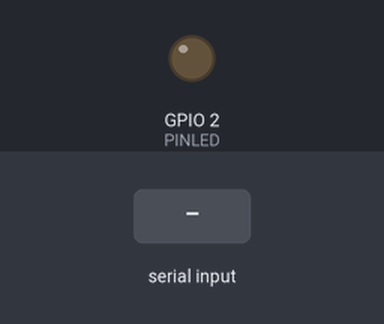
Recording of a sketch running on a simulated ESP32. On the bench: output pins drawn as LEDs (lit = HIGH). The test bench sets the inputs (shaded band). Nothing arrives over Bluetooth unless stated.

Above: at 1.2 s.
1.3 s: "1" received over the second serial link
At 2.4 s:
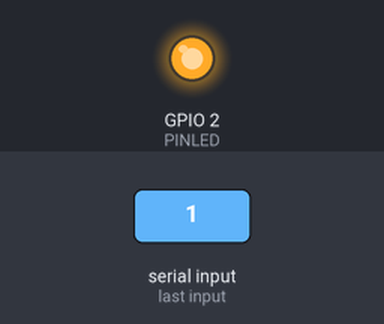
2.8 s: "0" received over the second serial link
At 3.6 s:
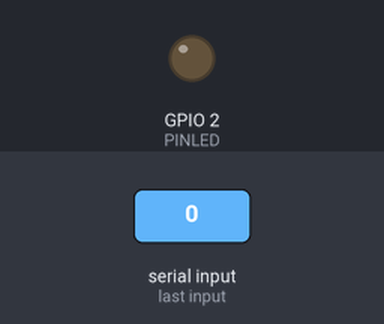
Timing chart, 0 to 5.8 s (numbered marks = the images above; inputs shaded):
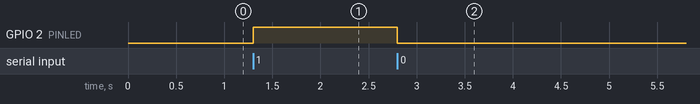

Measured:
- after the input at 1.3 s, GPIO 2 (PINLED): LOW → HIGH at once
- after the input at 2.8 s, GPIO 2 (PINLED): HIGH → LOW at once

The sketch:

circuito_smart_gait_eduardo_nunes.ino
```cpp
// AUTOR: EDUARDO ELIAS NUNES

// CIRCUITO LIGA/DESLIGA LED COM RELÉ ACIONADO VIA BLUET00TH POR UMA PLACA ESP32.

#include "BluetoothSerial.h"
#define PINLED 2

BluetoothSerial SerialBT;

void setup() {
  Serial.begin(115200);
  SerialBT.begin("ESP32test");
  pinMode(PINLED,OUTPUT);
}

void loop() {
  if (SerialBT.available()) {
    char leitura = SerialBT.read();
    if(leitura == '1'){
      digitalWrite(PINLED, HIGH);
    }
    else if (leitura == '0'){
      digitalWrite(PINLED, LOW);
    }
  }
}
```
